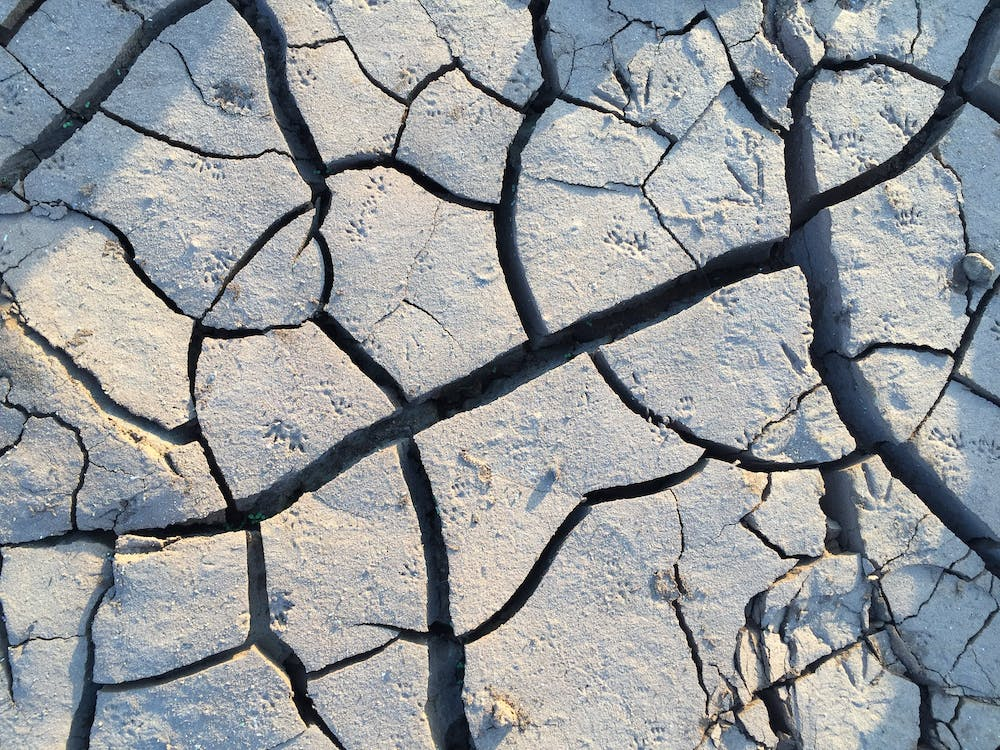
#> input picture crack.jpeg, 1000 x 750 px
$ python cracks.py
#> lines starting #> are read from the running program, lines starting #| are printed output that depends on the picture
from PIL import Image, ImageFilter

def identify_cracks(image_path):
    # Read the image
#> called with image_path = 'crack.jpeg'
    img = Image.open(image_path)
#> img is the input picture: PIL image 1000x750 RGB; mean R, G, B 150, 154, 157

    # Convert the image to grayscale
    grayscale_img = img.convert("L")
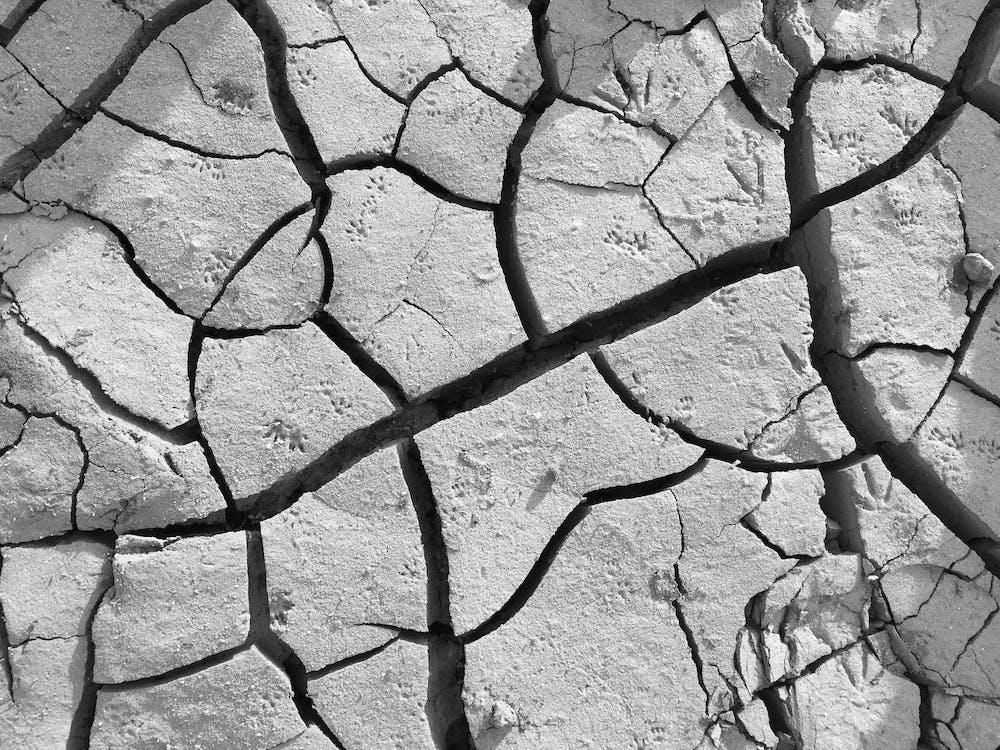
#> grayscale_img: PIL image 1000x750 L; min 0, max 255, mean 153.2

    # Apply an edge filter
    edges = grayscale_img.filter(ImageFilter.FIND_EDGES)
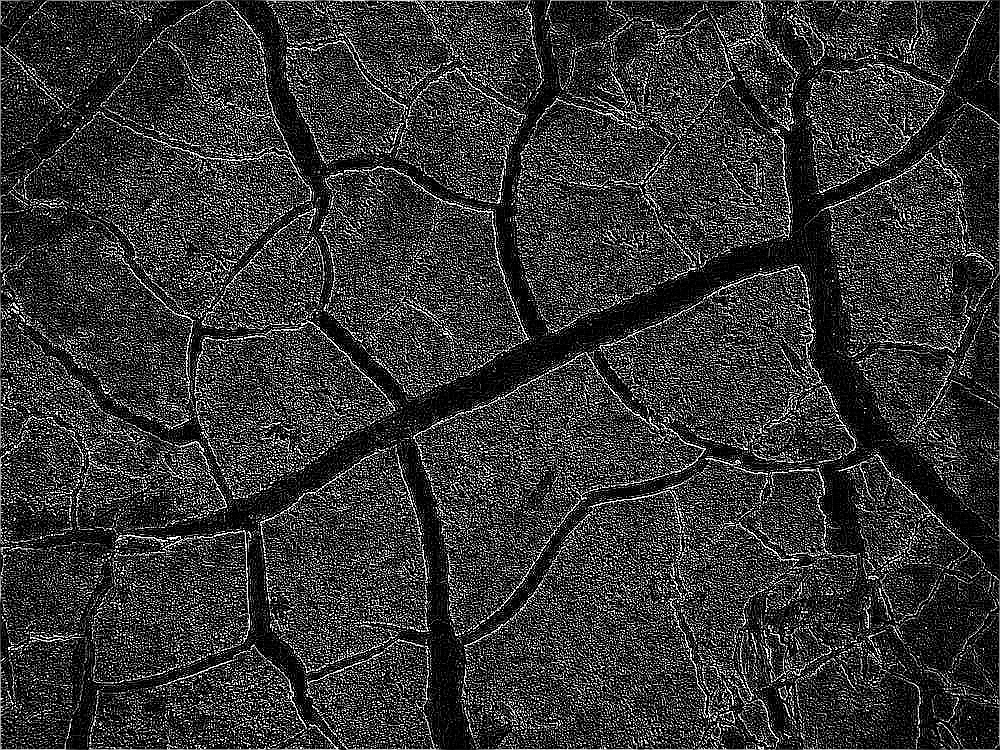
#> edges: PIL image 1000x750 L; min 0, max 255, mean 53.5

    # Display the original and processed images
    img.show(title='Original Image')
    edges.show(title='Identified Cracks')

if __name__ == "__main__":
    image_path = "crack.jpeg"
    identify_cracks(image_path)
